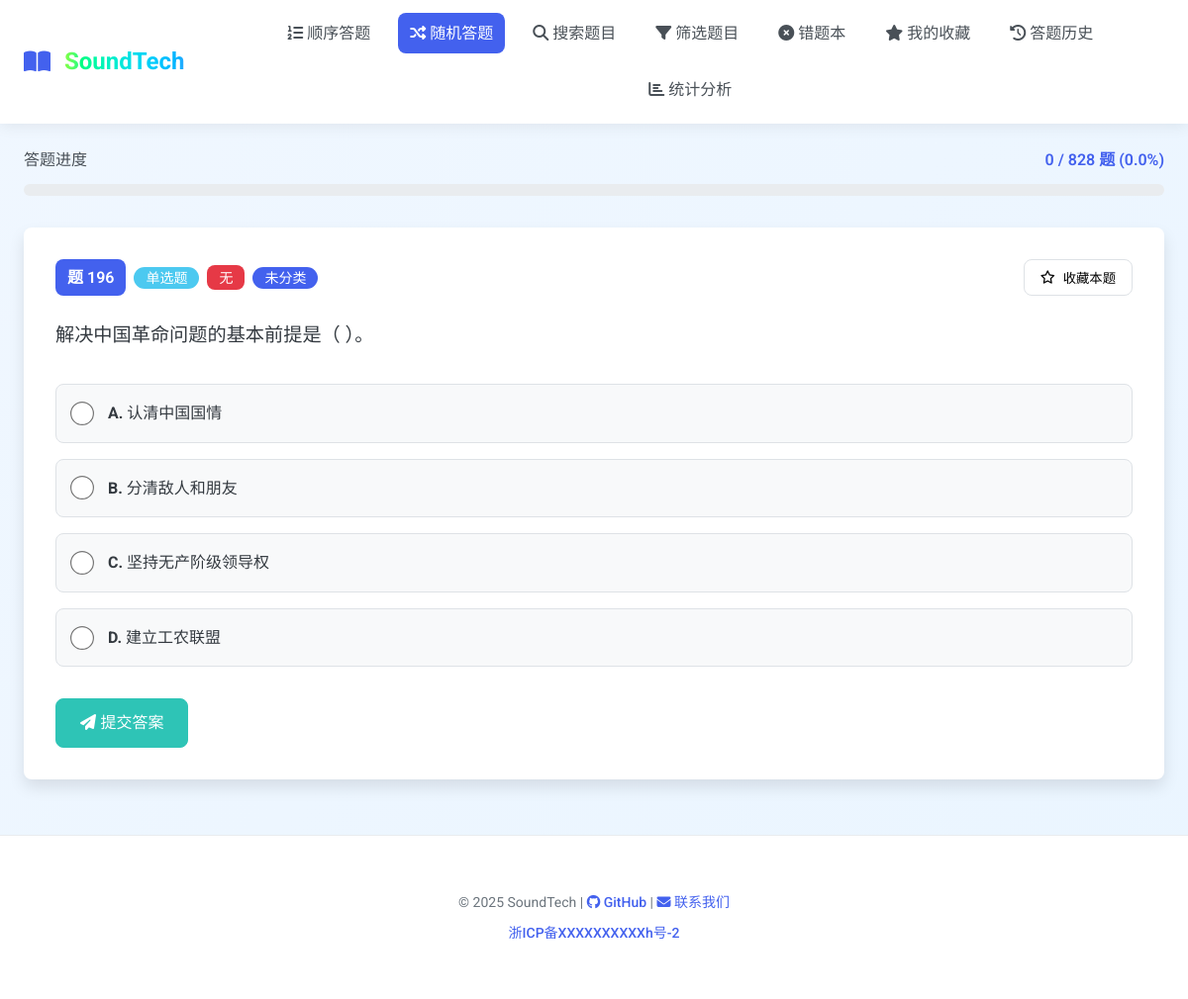
The page /random (signed in) on the database its author committed.
### tables this page shows
CREATE TABLE questions (
        id TEXT PRIMARY KEY,
        stem TEXT NOT NULL,
        answer TEXT NOT NULL,
        difficulty TEXT,
        qtype TEXT,
        category TEXT,
        options TEXT, -- JSON stored options
        created_at DATETIME DEFAULT CURRENT_TIMESTAMP
    );

### app.py (the view)
@app.route("/random", methods=['GET'])
@login_required
def random_question():
    user_id = get_user_id()
    qid = random_question_id(user_id)
    answered, total = random_question_util(user_id)
    if not qid:
        flash("您已完成所有题目！可以重置历史以重新开始。", "info")
        return render_template("question.html", question=None, answered=answered, total=total)
    question = fetch_question(qid)
    is_fav = is_favorite(user_id, qid)
    return render_template("question.html",
                          question=question,
                          answered=answered,
                          total=total,
                          is_favorite=is_fav)

### app.py (called while the page is built)
@app.before_request
def log_request_info():
    if request.endpoint not in ['static']:
        app.logger.debug(f"请求: {request.method} {request.url} - IP: {request.remote_addr} - User-Agent: {request.headers.get('User-Agent', 'Unknown')}")

@app.after_request
def log_response_info(response):
    if request.endpoint not in ['static']:
        app.logger.debug(f"响应: {response.status_code} - {request.method} {request.url}")
    return response

### handlers/authentication.py (called while the page is built)
def login_required(function):
    @wraps(function)
    def decorated_function(*args, **kwargs):
        if not is_logged_in():
            flash("请先登录后再访问该页面", "error")
            return redirect(url_for("login", next=request.url))
        return function(*args, **kwargs)
    return decorated_function

def is_logged_in() -> bool:
    return "user_id" in session

def get_user_id() -> int:
    return session.get("user_id")

### handlers/database.py (called while the page is built)
def get_db() -> sqlite3.Connection:
    conn = sqlite3.connect("./static/database.db")
    conn.row_factory = sqlite3.Row
    return conn

def fetch_question(qid):
    conn = get_db()
    cursor = conn.cursor()
    cursor.execute('SELECT * FROM questions WHERE id=?', (qid,))
    row = cursor.fetchone()
    cursor.close()
    conn.close()
    if row:
        return {
            "id": row['id'],
            "stem": row['stem'],
            "answer": row['answer'],
            "difficulty": row['difficulty'],
            "type": row['qtype'],
            "category": row['category'],
            "options": json.loads(row['options'])
        }
    else:
        return None

def random_question_id(user_id):
    conn = get_db()
    cursor = conn.cursor()
    cursor.execute('''
        SELECT id FROM questions
        WHERE id NOT IN (
            SELECT question_id FROM history WHERE user_id=?
        )
        ORDER BY RANDOM()
        LIMIT 1
    ''', (user_id,))
    row = cursor.fetchone()
    cursor.close()
    conn.close()
    if row:
        return row['id']
    else:
        return None

def is_favorite(user_id, question_id):
    conn = get_db()
    cursor = conn.cursor()
    cursor.execute('SELECT 1 FROM favorites WHERE user_id=? AND question_id=?', (user_id, question_id))
    is_fav = bool(cursor.fetchone())
    cursor.close()
    conn.close()
    return is_fav

### templates/question.html (shortened to what this page needs)
{% extends 'base.html' %}
{% block content %}
{% if answered is not none and total is not none %}
<div class="progress-container">
    <div class="progress-header">
        <span class="progress-title">答题进度</span>
        <span class="progress-value">{{ answered }} / {{ total }} 题 ({{ (answered / total * 100)|round(1) if total else 0 }}%)</span>
    </div>
    <div class="progress-bar-container">
    </div>
</div>
{% endif %}
{% if question %}
<div class="question-container">
    <div class="question-header">
        <div class="question-info">
            <span class="question-number">题 {{ question.id }}</span>
            {% if question.type %}
                <span class="badge badge-info">{{ question.type }}</span>
            {% endif %}
            {% if question.difficulty %}
                <span class="question-difficulty badge {% if question.difficulty == '简单' %}badge-success{% elif question.difficulty == '中等' %}badge-warning{% else %}badge-danger{% endif %}">
                    {{ question.difficulty }}
                </span>
            {% endif %}
            {% if question.category %}
                <span class="badge badge-primary">{{ question.category }}</span>
            {% endif %}
        </div>
        <div class="question-actions-top">
            {% if is_favorite %}
                <form method="post" action="{{ url_for('unfavorite_question', qid=question.id) }}">
                    <button type="submit" class="favorite-btn active">
                        <i class="fas fa-star"></i> 已收藏
                    </button>
                </form>
            {% else %}
                <form method="post" action="{{ url_for('favorite_question', qid=question.id) }}">
                    <button type="submit" class="favorite-btn">
                        <i class="far fa-star"></i> 收藏本题
                    </button>
                </form>
            {% endif %}
        </div>
    </div>
    <div class="question-stem">{{ question.stem }}</div>
    <form method="post" action="{{ url_for('show_question', qid=question.id) }}" class="question-form">
        <ul class="options-list">
            {% for opt_key, opt_val in question.options.items() %}
                {% set checked = user_answer is defined and (opt_key in user_answer) %}
                <li class="option-item">
                    <label class="option-label {% if checked and result_msg %}{% if opt_key in question.answer %}option-correct{% else %}option-incorrect{% endif %}{% endif %}">
                        {% if question.type == '单选题' %}
                            <input type="radio"
                                   class="option-checkbox"
                                   name="answer"
                                   value="{{ opt_key }}"
                                   required>
                        {% endif %}
                        <span class="option-text"><strong>{{ opt_key }}.</strong> {{ opt_val }}</span>
                    </label>
                </li>
            {% endfor %}
        </ul>
        <div class="question-actions">
            {% if not result_msg %}
                <div class="btn-group">
                    <button type="submit" class="btn btn-success">
                        <i class="fas fa-paper-plane"></i> 提交答案
                    </button>
                </div>
            {% endif %}
        </div>
    </form>
</div>
{% endif %}
{% endblock %}

### templates/question.html (style rules this page uses)
.question-info { display: flex; align-items: center; flex-wrap: wrap; gap: 0.5rem; }
.btn-group { display: flex; gap: 0.5rem; flex-wrap: wrap; }

### rows shown on the page
questions: id "196", type "单选题", difficulty "无", category "未分类", stem "解决中国革命问题的基本前提是（ ）。"

### other values the page prints
{{ answered }} "0"
{{ total }} "828"
{{ (answered / total * 100)|round(1) if total else 0 }} "0.0"
{{ opt_key }} "A" "B" "C" "D"
{{ opt_val }} "认清中国国情" "分清敌人和朋友" "坚持无产阶级领导权" "建立工农联盟"
{{ current_year|default(2025) }} "2025"
